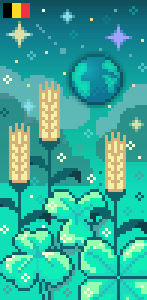
#> input picture plop/DirtyBiology.png, 49 x 100 px (shown 3 times larger)
$ python terres_fertiles.py
#> lines starting #> are read from the running program, lines starting #| are printed output that depends on the picture
# Inspiration de https://sites.google.com/view/coeurhistorique/accueil
import matplotlib.pyplot as plt
import pandas as pd
import json

def rgb_to_hex(rgb):
    return '%02x%02x%02x' % rgb


def hex_to_rgb(hex):
    return tuple(int(hex[i:i + 2], 16) for i in (0, 2, 4))


def pos_to_border(x, y):
    res = []
    if x % 10 == 0:
        res += ['edge-left']
    elif (x + 1) % 10 == 0:
        res += ['edge-right']
    if y % 10 == 0:
        res += ['edge-top']
    elif (y + 1) % 10 == 0:
        res += ['edge-bottom']
    return ' '.join(res)


def cell_to_border_color(content):
    coor, color = content.split(' ')
    x, y = coor.split(':')
    return pos_to_border(int(x), int(y))


def cell_to_background_color(content):
    coor, color = content.split(' ')
    return 'background-color: #{};'.format(color)


"""
#curl -X 'GET' 'https://api.codati.ovh/pixels/zone/?minx=241&miny=151&maxx=289&maxy=250' -H 'accept: application/json' > 2111161423.json
import numpy as np
img = np.zeros(100, 50, 3)
with open('2111161423.json') as f:
    data = json.load(f)
for p in data:
    img[p['y']-151,p['x']-241,:] = hex_to_rgb(p['hexColor'][1:])
plt.imwrite(img/255, 'aaaaaaa.png')
# TODO: calculer la diff en % entre l'image et l'actuel
"""

orig_x, orig_y = 241, 151
file_img = 'DirtyBiology.png'

img = plt.imread(file_img)
#> img is the input picture: shape (100, 49, 4) float32; mean R, G, B, A 0.218, 0.668, 0.599, 1
img = img[1:,]  # La première colonne ne fait pas partie des Terres Fertiles
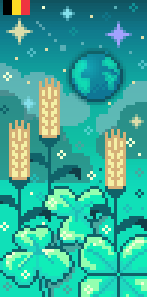
#> img: shape (99, 49, 4) float32 (shown 3 times larger); mean R, G, B, A 0.22, 0.671, 0.602, 1
data = []
for i in range(img.shape[0]):
    acc = []
    for j in range(img.shape[1]):
        # Convertis les composants RGB de l'image en hexa (avec les coordonés)
        hex_ = rgb_to_hex(tuple(map(int, img[i, j, :3] * 255)))
        acc.append('#' + hex_)
        #acc.append(f'{j+orig_x}:{i+orig_y} {hex_}')
    data.append(acc)
#> after the loop, data = 99 items
print('const img_color = ' + json.dumps(data).replace('], [', '],\n\t[').replace('[[', '[\n\t[').replace(']]', ']\n]'))
#> (printed output is left out)


'''
# On utilise pandas pour convertir notre tableau en tableau HTML et colorer les cases
df = pd.DataFrame(data)

# On ajoute le background-color pour chaque pixel
# On ajoute les styles généraux: on affiche pas les header, on gère les bordures
# On ajoute les classes pour les bordures
tmp = df.style.applymap(lambda x: cell_to_background_color(x))\
        .set_table_styles([
            {'selector': 'td',
             'props': 'border: 2px solid white; text-align: center; font-size: .75em; padding: 5px 2px 5px 2px;'},
            {'selector': 'th',
             'props': 'display: none'},
            {'selector': '',
             'props': 'border-collapse: collapse'},
            {'selector': '.edge-left', 'props': 'border-left: 2px solid black'},
            {'selector': '.edge-right', 'props': 'border-right: 2px solid black'},
            {'selector': '.edge-top', 'props': 'border-top: 2px solid black'},
            {'selector': '.edge-bottom', 'props': 'border-bottom: 2px solid black'}
        ])\
        .set_td_classes(df.applymap(cell_to_border_color))

html_tmp = tmp.render().replace('\n', '')
style, table = html_tmp.split('</style>')
style += '</style>'
table = table.replace('/tr>', '/tr>\n')

with open('terres_fertiles_pixel_art.html', 'w') as f:
    f.write("""
<!DOCTYPE html>
<html>
<head>
   <meta charset="utf-8">
   <meta name="viewport" content="width=device-width, initial-scale=1">
   <title>Terres Fertiles</title>
</head>
<body>""")
    f.write(table)
    # Si on met le style avant la table, il n'a pas le temps de charger
    f.write(style)
    f.write("""
Crédit : SheeroChana#6208

<img src='{}'></img>

<a href="{}">Source</a>

</body>
""".format(file_img, __file__))
'''
